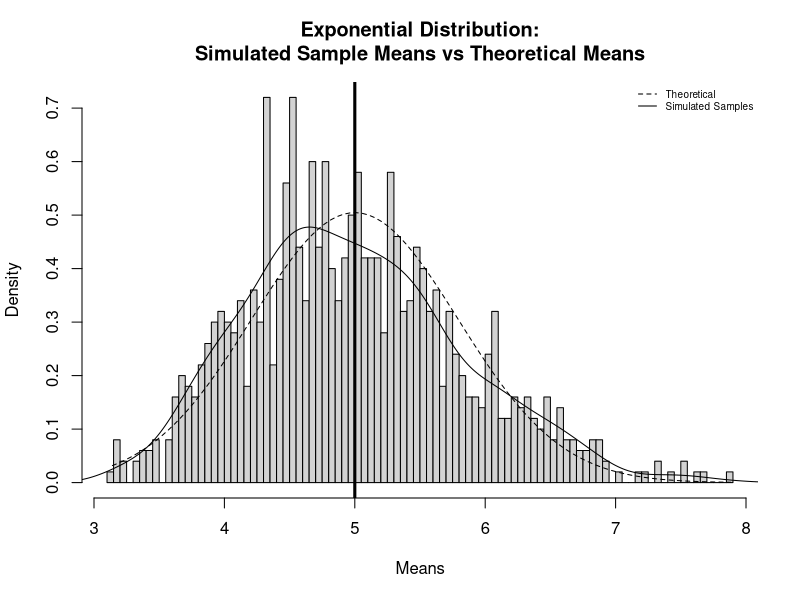
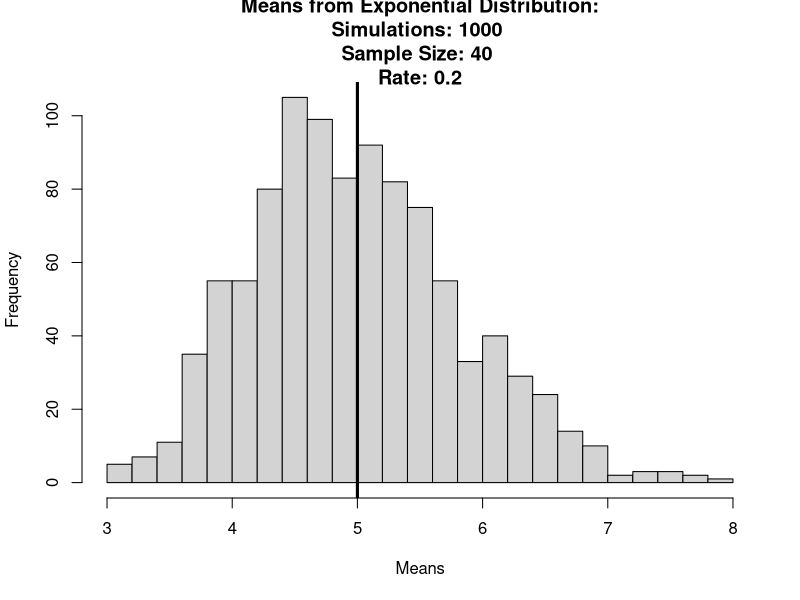

Reproduce these figures in R, in order.
## ---- chunk 1
require(knitr)
opts_chunk$set(echo=TRUE, results="asis", warning=FALSE, message=FALSE)
## ---- chunk 2
lambda <- 0.2
n <- 40
num_sims <- 1000
## ---- chunk 3
set.seed(42) # Reproducibility!
## ---- chunk 4
exp_dist <- matrix(rexp(n * num_sims,lambda),num_sims)
## ---- chunk 5
exp_means <- apply(exp_dist, MARGIN=1,FUN=mean)
## ---- chunk 6
theory_mean <- 1/lambda
## ---- chunk 7
avg_sample_mean <- mean(exp_means)
## ---- chunk 8
theory_sd <- 1/lambda
numBreaks <- 100
# plot the averages as density probabilities
hist(exp_means
     ,probability=TRUE
     ,breaks = numBreaks
     ,xlab="Means"
     ,main="Exponential Distribution:\nSimulated Sample Means vs Theoretical Means"
     )

# add density plot of simulated sample means
lines(density(exp_means),lty=1)

# restructure theoretical mean to create a density plot on
# the same scale as the simulated sample means
xfit <- seq(min(exp_means), max(exp_means)
            , length=numBreaks
            )
yfit <- dnorm(xfit, mean=theory_mean, sd=(theory_sd/sqrt(n)))
lines(xfit, yfit
      , lty=2
      )

# add a vertical line at the theoretical mean
abline(v=theory_mean, lwd=3)

# add legend
legend('topright'
       , c("Theoretical","Simulated Samples")
       , lty=c(2,1)
       , cex=0.6
       , bty="n"
       )
## ---- chunk 9
theory_sd <- 1/lambda
theory_var <- theory_sd ^ 2

## ---- chunk 10
theory_sd_samp <- theory_sd / sqrt(n)
theory_var_samp <- theory_sd_samp ^ 2
## ---- chunk 11
avg_sample_var_means <- var(exp_means)
## ---- chunk 12
hist(exp_means,
     main=paste("Means from Exponential Distribution:\nSimulations:", 
                num_sims , "\nSample Size:", n ,"\nRate:", lambda),
     xlab="Means",
     breaks=20)
# add a vertical line at the theoretical mean
abline(v=theory_mean, lwd=3)

